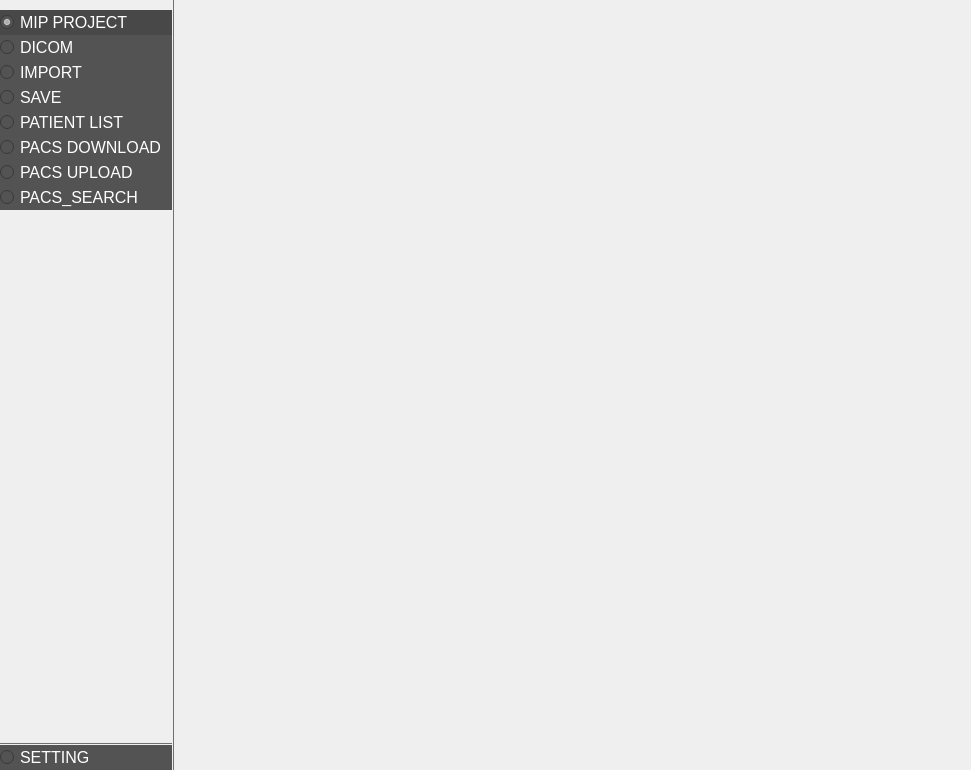
<?xml version="1.0" encoding="UTF-8"?>
<ui version="4.0">
 <class>MainWidget</class>
 <widget class="QWidget" name="MainWidget">
  <property name="geometry">
   <rect>
    <x>0</x>
    <y>0</y>
    <width>971</width>
    <height>770</height>
   </rect>
  </property>
  <property name="windowTitle">
   <string>Form</string>
  </property>
  <property name="styleSheet">
   <string notr="true"/>
  </property>
  <layout class="QHBoxLayout" name="horizontalLayout">
   <property name="spacing">
    <number>0</number>
   </property>
   <property name="leftMargin">
    <number>0</number>
   </property>
   <property name="topMargin">
    <number>0</number>
   </property>
   <property name="rightMargin">
    <number>0</number>
   </property>
   <property name="bottomMargin">
    <number>0</number>
   </property>
   <item>
    <widget class="QWidget" name="m_navButtonContainerWidget" native="true">
     <property name="sizePolicy">
      <sizepolicy hsizetype="Preferred" vsizetype="Preferred">
       <horstretch>0</horstretch>
       <verstretch>0</verstretch>
      </sizepolicy>
     </property>
     <property name="minimumSize">
      <size>
       <width>172</width>
       <height>0</height>
      </size>
     </property>
     <layout class="QVBoxLayout" name="verticalLayout">
      <property name="spacing">
       <number>0</number>
      </property>
      <property name="leftMargin">
       <number>0</number>
      </property>
      <property name="topMargin">
       <number>10</number>
      </property>
      <property name="rightMargin">
       <number>0</number>
      </property>
      <property name="bottomMargin">
       <number>0</number>
      </property>
      <item alignment="Qt::AlignTop">
       <widget class="QWidget" name="m_rdoButtonContainerWidget" native="true">
        <property name="sizePolicy">
         <sizepolicy hsizetype="Preferred" vsizetype="Preferred">
          <horstretch>0</horstretch>
          <verstretch>1</verstretch>
         </sizepolicy>
        </property>
        <layout class="QVBoxLayout" name="verticalLayout_4">
         <property name="spacing">
          <number>0</number>
         </property>
         <property name="leftMargin">
          <number>0</number>
         </property>
         <property name="topMargin">
          <number>0</number>
         </property>
         <property name="rightMargin">
          <number>0</number>
         </property>
         <property name="bottomMargin">
          <number>0</number>
         </property>
         <item>
          <widget class="QRadioButton" name="m_rdoTab_MIPProject">
           <property name="sizePolicy">
            <sizepolicy hsizetype="Preferred" vsizetype="Fixed">
             <horstretch>0</horstretch>
             <verstretch>0</verstretch>
            </sizepolicy>
           </property>
           <property name="styleSheet">
            <string notr="true">QRadioButton {
	background-color: rgb(83,83,83);
	color: rgb(255,255,255);
	font: &quot;Malgun Gothic&quot; &quot;Arial&quot;;
	font-size : 16px;
}

QRadioButton:hover {
	background-color: rgb(72,72,72);
	color: rgb(255,255,255);
}

QRadioButton:checked {
	background-color: rgb(72,72,72);
	color: rgb(255,255,255);
}

QRadioButton::indicator {
	image: url(:/Resource/Images/medip/folder_d.png);
	width : 40px;
	height: 40px;
}

QRadioButton::indicator:hover {
	image: url(:/Resource/Images/medip/folder_h.png);
	background-color: rgb(72,72,72);
	width : 40px;
	height: 40px;
}

QRadioButton::indicator:checked {
	image: url(:/Resource/Images/medip/folder_p.png);
	background-color: rgb(72,72,72);
	width : 40px;
	height: 40px;
}</string>
           </property>
           <property name="text">
            <string>MIP PROJECT</string>
           </property>
           <property name="checked">
            <bool>true</bool>
           </property>
          </widget>
         </item>
         <item>
          <widget class="QRadioButton" name="m_rdoTab_DICOM">
           <property name="sizePolicy">
            <sizepolicy hsizetype="Preferred" vsizetype="Fixed">
             <horstretch>0</horstretch>
             <verstretch>0</verstretch>
            </sizepolicy>
           </property>
           <property name="styleSheet">
            <string notr="true">QRadioButton {
	background-color: rgb(83,83,83);
	color: rgb(255,255,255);
	font: &quot;Malgun Gothic&quot; &quot;Arial&quot;;
	font-size : 16px;
}

QRadioButton:hover {
	background-color: rgb(72,72,72);
	color: rgb(255,255,255);
}

QRadioButton:checked {
	background-color: rgb(72,72,72);
	color: rgb(255,255,255);
}

QRadioButton::indicator {
	image: url(:/Resource/Images/medip/folder_d.png);
	width : 40px;
	height: 40px;
}

QRadioButton::indicator:hover {
	image: url(:/Resource/Images/medip/folder_h.png);
	background-color: rgb(72,72,72);
	width : 40px;
	height: 40px;
}

QRadioButton::indicator:checked {
	image: url(:/Resource/Images/medip/folder_p.png);
	background-color: rgb(72,72,72);
	width : 40px;
	height: 40px;
}</string>
           </property>
           <property name="text">
            <string>DICOM</string>
           </property>
           <property name="checked">
            <bool>false</bool>
           </property>
          </widget>
         </item>
         <item>
          <widget class="QRadioButton" name="m_rdoTab_Import">
           <property name="sizePolicy">
            <sizepolicy hsizetype="Preferred" vsizetype="Fixed">
             <horstretch>0</horstretch>
             <verstretch>0</verstretch>
            </sizepolicy>
           </property>
           <property name="styleSheet">
            <string notr="true">QRadioButton {
	background-color: rgb(83,83,83);
	color: rgb(255,255,255);
	font: &quot;Malgun Gothic&quot; &quot;Arial&quot;;
	font-size : 16px;
}

QRadioButton:hover {
	background-color: rgb(72,72,72);
	color: rgb(255,255,255);
}

QRadioButton:checked {
	background-color: rgb(72,72,72);
	color: rgb(255,255,255);
}

QRadioButton::indicator {
	image: url(:/Resource/Images/medip/folder_d.png);
	width : 40px;
	height: 40px;
}

QRadioButton::indicator:hover {
	image: url(:/Resource/Images/medip/folder_h.png);
	background-color: rgb(72,72,72);
	width : 40px;
	height: 40px;
}

QRadioButton::indicator:checked {
	image: url(:/Resource/Images/medip/folder_p.png);
	background-color: rgb(72,72,72);
	width : 40px;
	height: 40px;
}</string>
           </property>
           <property name="text">
            <string>IMPORT</string>
           </property>
           <property name="checked">
            <bool>false</bool>
           </property>
          </widget>
         </item>
         <item>
          <widget class="QRadioButton" name="m_rdoTab_Save">
           <property name="sizePolicy">
            <sizepolicy hsizetype="Preferred" vsizetype="Fixed">
             <horstretch>0</horstretch>
             <verstretch>0</verstretch>
            </sizepolicy>
           </property>
           <property name="styleSheet">
            <string notr="true">QRadioButton {
	background-color: rgb(83,83,83);
	color: rgb(255,255,255);
	font: &quot;Malgun Gothic&quot; &quot;Arial&quot;;
	font-size : 16px;
}

QRadioButton:hover {
	background-color: rgb(72,72,72);
	color: rgb(255,255,255);
}

QRadioButton:checked {
	background-color: rgb(72,72,72);
	color: rgb(255,255,255);
}

QRadioButton::indicator {
	image: url(:/Resource/Images/medip/folder_d.png);
	width : 40px;
	height: 40px;
}

QRadioButton::indicator:hover {
	image: url(:/Resource/Images/medip/folder_h.png);
	background-color: rgb(72,72,72);
	width : 40px;
	height: 40px;
}

QRadioButton::indicator:checked {
	image: url(:/Resource/Images/medip/folder_p.png);
	background-color: rgb(72,72,72);
	width : 40px;
	height: 40px;
}</string>
           </property>
           <property name="text">
            <string>SAVE</string>
           </property>
           <property name="checked">
            <bool>false</bool>
           </property>
          </widget>
         </item>
         <item>
          <widget class="QRadioButton" name="m_rdoTab_PatientList">
           <property name="sizePolicy">
            <sizepolicy hsizetype="Preferred" vsizetype="Fixed">
             <horstretch>0</horstretch>
             <verstretch>0</verstretch>
            </sizepolicy>
           </property>
           <property name="styleSheet">
            <string notr="true">QRadioButton {
	background-color: rgb(83,83,83);
	color: rgb(255,255,255);
	font: &quot;Malgun Gothic&quot; &quot;Arial&quot;;
	font-size : 16px;
}

QRadioButton:hover {
	background-color: rgb(72,72,72);
	color: rgb(255,255,255);
}

QRadioButton:checked {
	background-color: rgb(72,72,72);
	color: rgb(255,255,255);
}

QRadioButton::indicator {
	image: url(:/Resource/Images/medip/patient_list_d.png);
	width : 40px;
	height: 40px;
}

QRadioButton::indicator:hover {
	image: url(:/Resource/Images/medip/patient_list_h.png);
	background-color: rgb(72,72,72);
	width : 40px;
	height: 40px;
}

QRadioButton::indicator:checked {
	image: url(:/Resource/Images/medip/patient_list_p.png);
	background-color: rgb(72,72,72);
	width : 40px;
	height: 40px;
}</string>
           </property>
           <property name="text">
            <string>PATIENT LIST</string>
           </property>
          </widget>
         </item>
         <item>
          <widget class="QRadioButton" name="m_rdoTab_PACSDownload">
           <property name="sizePolicy">
            <sizepolicy hsizetype="Preferred" vsizetype="Fixed">
             <horstretch>0</horstretch>
             <verstretch>0</verstretch>
            </sizepolicy>
           </property>
           <property name="styleSheet">
            <string notr="true">QRadioButton {
	background-color: rgb(83,83,83);
	color: rgb(255,255,255);
	font: &quot;Malgun Gothic&quot; &quot;Arial&quot;;
	font-size : 16px;
}

QRadioButton:hover {
	background-color: rgb(72,72,72);
	color: rgb(255,255,255);
}

QRadioButton:checked {
	background-color: rgb(72,72,72);
	color: rgb(255,255,255);
}

QRadioButton::indicator {
	image: url(:/Resource/Images/medip/pacs_down_d.png);
	width : 40px;
	height: 40px;
}

QRadioButton::indicator:hover {
	image: url(:/Resource/Images/medip/pacs_down_h.png);
	background-color: rgb(72,72,72);
	width : 40px;
	height: 40px;
}

QRadioButton::indicator:checked {
	image: url(:/Resource/Images/medip/pacs_down_p.png);
	background-color: rgb(72,72,72);
	width : 40px;
	height: 40px;
}</string>
           </property>
           <property name="text">
            <string>PACS DOWNLOAD</string>
           </property>
          </widget>
         </item>
         <item>
          <widget class="QRadioButton" name="m_rdoTab_PACSExport">
           <property name="sizePolicy">
            <sizepolicy hsizetype="Preferred" vsizetype="Fixed">
             <horstretch>0</horstretch>
             <verstretch>0</verstretch>
            </sizepolicy>
           </property>
           <property name="styleSheet">
            <string notr="true">QRadioButton {
	background-color: rgb(83,83,83);
	color: rgb(255,255,255);
	font: &quot;Malgun Gothic&quot; &quot;Arial&quot;;
	font-size : 16px;
}

QRadioButton:hover {
	background-color: rgb(72,72,72);
	color: rgb(255,255,255);
}

QRadioButton:checked {
	background-color: rgb(72,72,72);
	color: rgb(255,255,255);
}

QRadioButton::indicator {
	image: url(:/Resource/Images/medip/pacs_upload_d.png);
	width : 40px;
	height: 40px;
}

QRadioButton::indicator:hover {
	image: url(:/Resource/Images/medip/pacs_upload_h.png);
	background-color: rgb(72,72,72);
	width : 40px;
	height: 40px;
}

QRadioButton::indicator:checked {
	image: url(:/Resource/Images/medip/pacs_upload_p.png);
	background-color: rgb(72,72,72);
	width : 40px;
	height: 40px;
}</string>
           </property>
           <property name="text">
            <string>PACS UPLOAD</string>
           </property>
          </widget>
         </item>
         <item>
          <widget class="QRadioButton" name="m_rdoTab_PACSSearch">
           <property name="font">
            <font>
             <family>Arial</family>
             <pointsize>-1</pointsize>
             <weight>50</weight>
             <italic>false</italic>
             <bold>false</bold>
            </font>
           </property>
           <property name="styleSheet">
            <string notr="true">QRadioButton {
	background-color: rgb(83,83,83);
	color: rgb(255,255,255);
	font: &quot;Malgun Gothic&quot; &quot;Arial&quot;;
	font-size : 16px;
}

QRadioButton:hover {
	background-color: rgb(72,72,72);
	color: rgb(255,255,255);
}

QRadioButton:checked {
	background-color: rgb(72,72,72);
	color: rgb(255,255,255);
}

QRadioButton::indicator {
	image: url(:/Resource/Images/medip/search_d.png);
	width : 40px;
	height: 40px;
}

QRadioButton::indicator:hover {
	image: url(:/Resource/Images/medip/search_h.png);
	background-color: rgb(72,72,72);
	width : 40px;
	height: 40px;
}

QRadioButton::indicator:checked {
	image: url(:/Resource/Images/medip/search_p.png);
	background-color: rgb(72,72,72);
	width : 40px;
	height: 40px;
}</string>
           </property>
           <property name="text">
            <string>PACS_SEARCH</string>
           </property>
          </widget>
         </item>
        </layout>
       </widget>
      </item>
      <item>
       <widget class="QFrame" name="frame">
        <property name="sizePolicy">
         <sizepolicy hsizetype="Preferred" vsizetype="Fixed">
          <horstretch>0</horstretch>
          <verstretch>0</verstretch>
         </sizepolicy>
        </property>
        <property name="styleSheet">
         <string notr="true">QFrame {
   color : #707070;
}</string>
        </property>
        <property name="frameShape">
         <enum>QFrame::HLine</enum>
        </property>
        <property name="frameShadow">
         <enum>QFrame::Plain</enum>
        </property>
       </widget>
      </item>
      <item>
       <widget class="QWidget" name="widget" native="true">
        <property name="sizePolicy">
         <sizepolicy hsizetype="Preferred" vsizetype="Fixed">
          <horstretch>0</horstretch>
          <verstretch>0</verstretch>
         </sizepolicy>
        </property>
        <layout class="QVBoxLayout" name="verticalLayout_3">
         <property name="spacing">
          <number>0</number>
         </property>
         <property name="leftMargin">
          <number>0</number>
         </property>
         <property name="topMargin">
          <number>0</number>
         </property>
         <property name="rightMargin">
          <number>0</number>
         </property>
         <property name="bottomMargin">
          <number>0</number>
         </property>
         <item>
          <widget class="QRadioButton" name="m_rdoTab_Setting">
           <property name="sizePolicy">
            <sizepolicy hsizetype="Preferred" vsizetype="Fixed">
             <horstretch>0</horstretch>
             <verstretch>0</verstretch>
            </sizepolicy>
           </property>
           <property name="font">
            <font>
             <family>Arial</family>
             <pointsize>-1</pointsize>
             <weight>50</weight>
             <italic>false</italic>
             <bold>false</bold>
            </font>
           </property>
           <property name="styleSheet">
            <string notr="true">QRadioButton {
	background-color: rgb(83,83,83);
	color: rgb(255,255,255);
	font: &quot;Malgun Gothic&quot; &quot;Arial&quot;;
	font-size : 16px;
}

QRadioButton:hover {
	background-color: rgb(72,72,72);
	color: rgb(255,255,255);
}

QRadioButton:checked {
	background-color: rgb(72,72,72);
	color: rgb(255,255,255);
}

QRadioButton::indicator {
	image: url(:/Resource/Images/medip/setting_d.png);
	margin-left : 12px;
}

QRadioButton::indicator:hover {
	image: url(:/Resource/Images/medip/setting_h.png);
	background-color: rgb(72,72,72);
	margin-left : 12px;
}

QRadioButton::indicator:checked {
	image: url(:/Resource/Images/medip/setting_p.png);
	background-color: rgb(72,72,72);
	margin-left : 12px;
}</string>
           </property>
           <property name="text">
            <string>SETTING</string>
           </property>
           <property name="checkable">
            <bool>false</bool>
           </property>
           <property name="checked">
            <bool>false</bool>
           </property>
          </widget>
         </item>
        </layout>
       </widget>
      </item>
     </layout>
    </widget>
   </item>
   <item>
    <widget class="QFrame" name="m_vertLine">
     <property name="sizePolicy">
      <sizepolicy hsizetype="Fixed" vsizetype="Minimum">
       <horstretch>0</horstretch>
       <verstretch>0</verstretch>
      </sizepolicy>
     </property>
     <property name="styleSheet">
      <string notr="true">QFrame {
   color : #707070;
}</string>
     </property>
     <property name="frameShape">
      <enum>QFrame::VLine</enum>
     </property>
     <property name="frameShadow">
      <enum>QFrame::Plain</enum>
     </property>
    </widget>
   </item>
   <item>
    <widget class="QStackedWidget" name="m_mainViewContainerWidget">
     <widget class="QWidget" name="page_5">
      <layout class="QGridLayout" name="gridLayout">
       <property name="leftMargin">
        <number>0</number>
       </property>
       <property name="topMargin">
        <number>0</number>
       </property>
       <property name="rightMargin">
        <number>0</number>
       </property>
       <property name="bottomMargin">
        <number>0</number>
       </property>
       <item row="0" column="0">
        <widget class="fm::FolderViewWidget" name="m_folderViewWidget" native="true"/>
       </item>
      </layout>
     </widget>
     <widget class="QWidget" name="page_4">
      <layout class="QGridLayout" name="gridLayout_2">
       <property name="leftMargin">
        <number>0</number>
       </property>
       <property name="topMargin">
        <number>0</number>
       </property>
       <property name="rightMargin">
        <number>0</number>
       </property>
       <property name="bottomMargin">
        <number>0</number>
       </property>
       <item row="0" column="0">
        <widget class="fm::PatientListWidget" name="m_patientListWidget" native="true"/>
       </item>
      </layout>
     </widget>
     <widget class="QWidget" name="page_2">
      <layout class="QGridLayout" name="gridLayout_4">
       <property name="leftMargin">
        <number>0</number>
       </property>
       <property name="topMargin">
        <number>0</number>
       </property>
       <property name="rightMargin">
        <number>0</number>
       </property>
       <property name="bottomMargin">
        <number>0</number>
       </property>
       <item row="0" column="0">
        <widget class="fm::PACSSearchDownloadWidget" name="m_pacsSearchDownloadWidget" native="true"/>
       </item>
      </layout>
     </widget>
     <widget class="QWidget" name="page">
      <layout class="QGridLayout" name="gridLayout_5">
       <property name="leftMargin">
        <number>0</number>
       </property>
       <property name="topMargin">
        <number>0</number>
       </property>
       <property name="rightMargin">
        <number>0</number>
       </property>
       <property name="bottomMargin">
        <number>0</number>
       </property>
       <item row="0" column="0">
        <widget class="fm::PACSExportWidget" name="m_pacsExportWidget" native="true"/>
       </item>
      </layout>
     </widget>
    </widget>
   </item>
  </layout>
 </widget>
 <customwidgets>
  <customwidget>
   <class>fm::FolderViewWidget</class>
   <extends>QWidget</extends>
   <header>filemanager/appcore/subwindow/folderviewwidget.h</header>
   <container>1</container>
  </customwidget>
  <customwidget>
   <class>fm::PatientListWidget</class>
   <extends>QWidget</extends>
   <header>filemanager/appcore/subwindow/patientlistwidget.h</header>
   <container>1</container>
  </customwidget>
  <customwidget>
   <class>fm::PACSExportWidget</class>
   <extends>QWidget</extends>
   <header>filemanager/appcore/subwindow/pacsexportwidget.h</header>
   <container>1</container>
  </customwidget>
  <customwidget>
   <class>fm::PACSSearchDownloadWidget</class>
   <extends>QWidget</extends>
   <header>filemanager/appcore/subwindow/pacssearchdownloadwidget.h</header>
   <container>1</container>
  </customwidget>
 </customwidgets>
 <resources>
  <include location="MainWindow.qrc"/>
 </resources>
 <connections/>
</ui>
